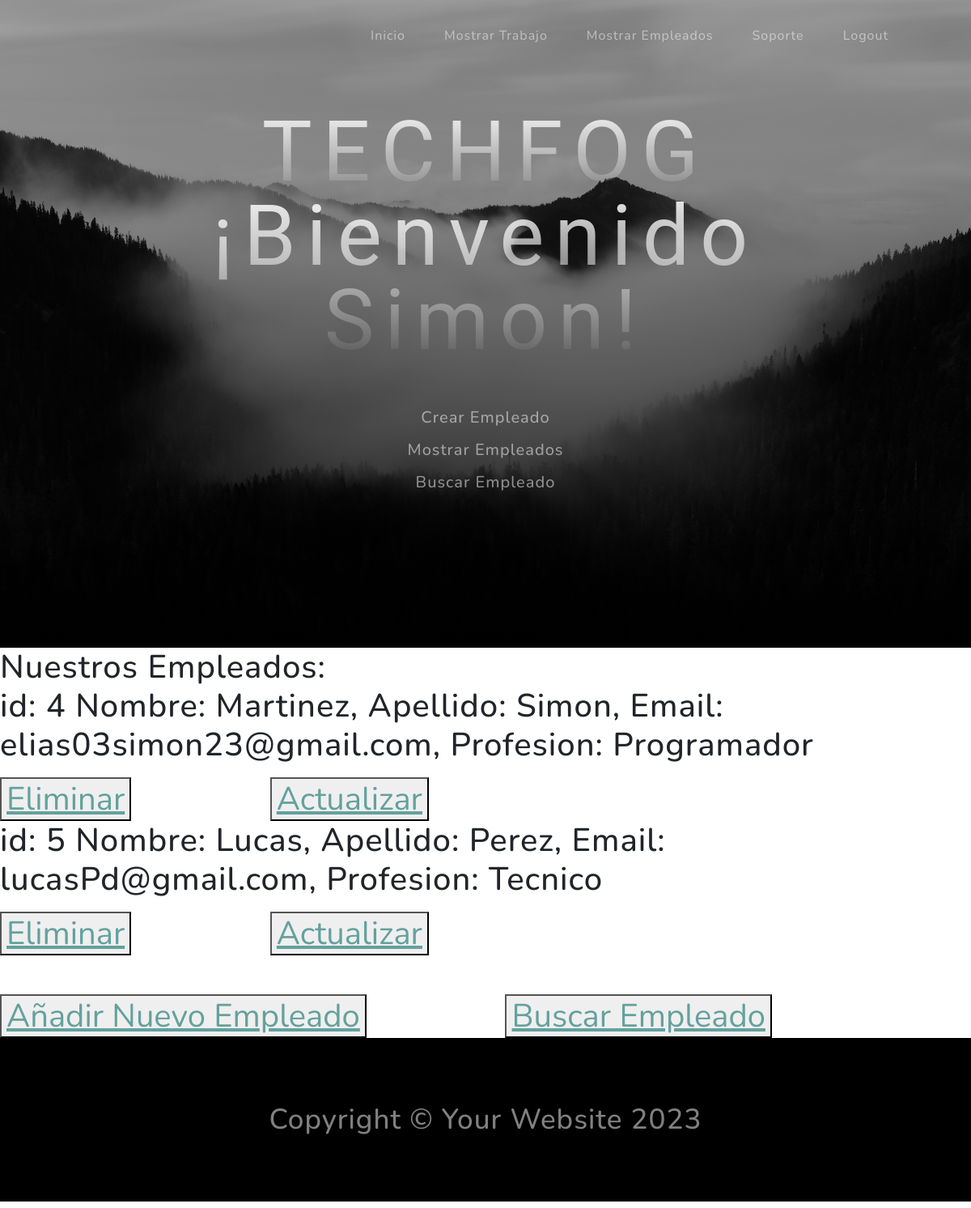
Page /mostrar_empleado/ (signed in) on the committed database.
### MiApp2/models.py (models this page shows, shortened)
class Empleado(models.Model):
    nombre= models.CharField(max_length=40)
    apellido= models.CharField(max_length=40)
    email= models.EmailField()
    profesion= models.CharField(max_length=30)

### MiApp2/views.py (the view)
# urls.py: path('mostrar_empleado/', views.mostrar_empleado, name='Mostrar Empleados'),
def mostrar_empleado(request):
    empleados = Empleado.objects.all()
    context = {'empleados': empleados}
    return render(request, 'MiApp2/mostrar_empleados.html', context=context)

### MiApp2/Templates/MiApp2/mostrar_empleados.html (shortened to what this page needs)
{% extends 'MiApp2/index.html' %}
{% load static %}
{% block codigo_fatal %}
                    <ul class="navbar-nav ms-auto">
                        {% if request.user.is_authenticated %}
                        <li class="nav-item"><a class="nav-link" href="{% url 'Crear Empleado' %}"> Crear Empleado</a>
                        <li class="nav-item"><a class="nav-link" href="{% url 'Mostrar Empleados' %}"> Mostrar Empleados</a>
                        <li class="nav-item"><a class="nav-link" href="{% url 'Buscar Empleado' %}"> Buscar Empleado</a>
                        {% endif %}
                    </ul>
{% endblock %}
{% block codigo_fatal2 %}
    <h1>Nuestros Empleados:</1>
    {% for empleado in empleados %}
        <p>
            id: {{empleado.id}}
            Nombre: {{empleado.nombre}}, Apellido: {{empleado.apellido}},
            Email: {{empleado.email}}, Profesion: {{empleado.profesion}}
        </p>
        <button>
            <a href="{% url 'eliminar empleado' empleado_id=empleado.id %}">Eliminar</a>
        </button>
        <button>
            <a href="{% url 'actualizar empleado' empleado_id=empleado.id %}">Actualizar</a>
        </button>
    {% endfor %}
    <br>
        <button>
            <a href="{% url 'Crear Empleado' %}">Añadir Nuevo Empleado</a>
        </button>
        <button>
            <a href="{% url 'Buscar Empleado' %}">Buscar Empleado</a>
        </button>
{% endblock %}

### MiApp2/Templates/MiApp2/index.html (shortened to what this page needs)
<!DOCTYPE html>
<html lang="en">
    <head>
        {% load static %}
        <link href={% static 'MiApp2/css/styles.css' %} rel="stylesheet" />
    </head>
    <body id="page-top">
        <nav class="navbar navbar-expand-lg navbar-light fixed-top" id="mainNav">
            <div class="container px-4 px-lg-5">
                <div class="collapse navbar-collapse" id="navbarResponsive">
                    <ul class="navbar-nav ms-auto">
                        <li class="nav-item"><a class="nav-link" href="{% url 'Inicio' %}">Inicio</a>
                        {% if request.user.is_authenticated %}
                        <li class="nav-item"><a class="nav-link" href="{% url 'Mostrar Trabajo' %}">Mostrar Trabajo</a>
                        <li class="nav-item"><a class="nav-link" href="{% url 'Mostrar Empleados' %}"> Mostrar Empleados</a>
                        <li class="nav-item"><a class="nav-link" href="{% url 'Soporte' %}"> Soporte</a>
                        <li class="nav-item"><a class="nav-link" href="{% url 'Logout' %}"> Logout</a>
                        {% else %}
                        <li class="nav-item"><a class="nav-link" href="{% url 'Register' %}"> Register</a>
                        <li class="nav-item"><a class="nav-link" href="{% url 'Login' %}"> Login</a>
                        {% endif %}
                    </ul>
                </div>
            </div>
        </nav>
        <header class="masthead">
            <div class="container px-4 px-lg-5 d-flex h-100 align-items-center justify-content-center">
                <div class="d-flex justify-content-center">
                    <div class="text-center">
                        <h1 class="mx-auto my-0 text-uppercase">TechFog</h1>
                        {% if request.user.is_authenticated %}
                            <h1 class="mb-5">¡Bienvenido {{user.username}}!</h1>
                        {% else %}
                            <h1 class="mb-5">¡Hola Desconocido!</h1>
                        {% endif %}
                        <h2 class="text-white-50 mx-auto mt-2 mb-5"> {% block codigo_fatal %} {% endblock %} </h2>
                    </div>
                </div>
            </div>
        </header>
        {% block codigo_fatal2 %} {% endblock %}
        <footer class="footer bg-black small text-center text-white-50"><div class="container px-4 px-lg-5">Copyright &copy; Your Website 2023</div></footer>
    </body>
</html>

### rows in the picture
Empleado: id "4", nombre "Martinez", apellido "Simon", email "elias03simon23@gmail.com", profesion "Programador"
Empleado: id "5", nombre "Lucas", apellido "Perez", email "lucasPd@gmail.com", profesion "Tecnico"

### other values in the picture
{{ user.username }} "Simon"
